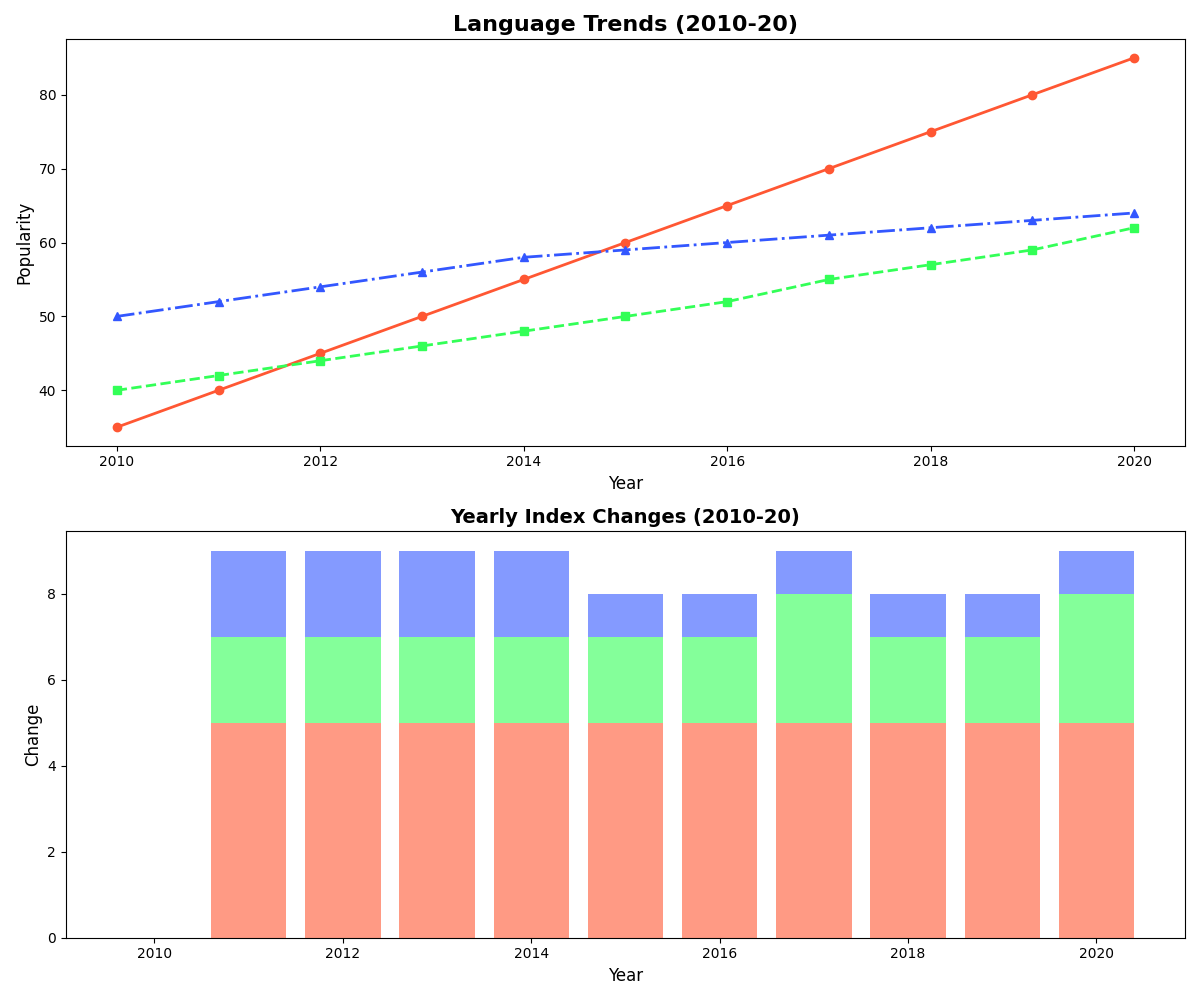

Write Python code to recreate this figure.
import matplotlib.pyplot as plt
import numpy as np

years = np.arange(2010, 2021)

python_popularity = np.array([35, 40, 45, 50, 55, 60, 65, 70, 75, 80, 85])
javascript_popularity = np.array([40, 42, 44, 46, 48, 50, 52, 55, 57, 59, 62])
java_popularity = np.array([50, 52, 54, 56, 58, 59, 60, 61, 62, 63, 64])
# csharp_popularity and ruby_popularity are removed

fig, axes = plt.subplots(2, 1, figsize=(12, 10))

axes[0].plot(years, python_popularity, color='#FF5733', marker='o', linestyle='-', linewidth=2)
axes[0].plot(years, javascript_popularity, color='#33FF57', marker='s', linestyle='--', linewidth=2)
axes[0].plot(years, java_popularity, color='#3357FF', marker='^', linestyle='-.', linewidth=2)
# Removed plots for csharp_popularity and ruby_popularity

axes[0].set_title('Language Trends (2010-20)', fontsize=16, fontweight='bold')
axes[0].set_xlabel('Year', fontsize=12)
axes[0].set_ylabel('Popularity', fontsize=12)

python_diff = np.diff(python_popularity, prepend=python_popularity[0])
javascript_diff = np.diff(javascript_popularity, prepend=javascript_popularity[0])
java_diff = np.diff(java_popularity, prepend=java_popularity[0])
# Removed calculations for csharp_diff and ruby_diff

axes[1].bar(years, python_diff, color='#FF5733', alpha=0.6)
axes[1].bar(years, javascript_diff, color='#33FF57', alpha=0.6, bottom=python_diff)
axes[1].bar(years, java_diff, color='#3357FF', alpha=0.6, bottom=python_diff + javascript_diff)
# Removed bars for csharp_diff and ruby_diff

axes[1].set_title('Yearly Index Changes (2010-20)', fontsize=14, fontweight='bold')
axes[1].set_xlabel('Year', fontsize=12)
axes[1].set_ylabel('Change', fontsize=12)

plt.tight_layout()
plt.show()
